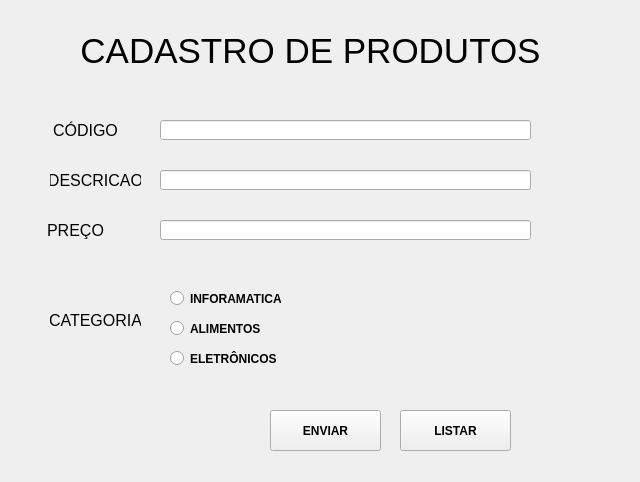
<?xml version="1.0" encoding="UTF-8"?>
<ui version="4.0">
 <class>Cadastro_Produtos</class>
 <widget class="QFrame" name="Cadastro_Produtos">
  <property name="geometry">
   <rect>
    <x>0</x>
    <y>0</y>
    <width>640</width>
    <height>482</height>
   </rect>
  </property>
  <property name="windowTitle">
   <string>Frame</string>
  </property>
  <widget class="QLabel" name="txtTitulo">
   <property name="geometry">
    <rect>
     <x>70</x>
     <y>10</y>
     <width>481</width>
     <height>81</height>
    </rect>
   </property>
   <property name="font">
    <font>
     <family>Arial</family>
     <pointsize>26</pointsize>
    </font>
   </property>
   <property name="text">
    <string>CADASTRO DE PRODUTOS</string>
   </property>
   <property name="alignment">
    <set>Qt::AlignCenter</set>
   </property>
  </widget>
  <widget class="QLabel" name="txtCodigo">
   <property name="geometry">
    <rect>
     <x>50</x>
     <y>120</y>
     <width>71</width>
     <height>21</height>
    </rect>
   </property>
   <property name="font">
    <font>
     <pointsize>12</pointsize>
    </font>
   </property>
   <property name="text">
    <string>CÓDIGO</string>
   </property>
   <property name="alignment">
    <set>Qt::AlignCenter</set>
   </property>
  </widget>
  <widget class="QLabel" name="txtDescricao">
   <property name="geometry">
    <rect>
     <x>50</x>
     <y>170</y>
     <width>91</width>
     <height>21</height>
    </rect>
   </property>
   <property name="font">
    <font>
     <pointsize>12</pointsize>
    </font>
   </property>
   <property name="text">
    <string>DESCRICAO</string>
   </property>
   <property name="alignment">
    <set>Qt::AlignCenter</set>
   </property>
  </widget>
  <widget class="QLabel" name="txtPreco">
   <property name="geometry">
    <rect>
     <x>40</x>
     <y>220</y>
     <width>71</width>
     <height>21</height>
    </rect>
   </property>
   <property name="font">
    <font>
     <pointsize>12</pointsize>
    </font>
   </property>
   <property name="text">
    <string>PREÇO</string>
   </property>
   <property name="alignment">
    <set>Qt::AlignCenter</set>
   </property>
  </widget>
  <widget class="QLabel" name="txtCategoria">
   <property name="geometry">
    <rect>
     <x>50</x>
     <y>310</y>
     <width>91</width>
     <height>21</height>
    </rect>
   </property>
   <property name="font">
    <font>
     <pointsize>12</pointsize>
    </font>
   </property>
   <property name="text">
    <string>CATEGORIA</string>
   </property>
   <property name="alignment">
    <set>Qt::AlignCenter</set>
   </property>
  </widget>
  <widget class="QLineEdit" name="lineCodigo">
   <property name="geometry">
    <rect>
     <x>160</x>
     <y>120</y>
     <width>371</width>
     <height>20</height>
    </rect>
   </property>
  </widget>
  <widget class="QLineEdit" name="lineDescricao">
   <property name="geometry">
    <rect>
     <x>160</x>
     <y>170</y>
     <width>371</width>
     <height>20</height>
    </rect>
   </property>
  </widget>
  <widget class="QLineEdit" name="linePreco">
   <property name="geometry">
    <rect>
     <x>160</x>
     <y>220</y>
     <width>371</width>
     <height>20</height>
    </rect>
   </property>
  </widget>
  <widget class="QPushButton" name="btnEnviar">
   <property name="geometry">
    <rect>
     <x>270</x>
     <y>410</y>
     <width>111</width>
     <height>41</height>
    </rect>
   </property>
   <property name="font">
    <font>
     <weight>75</weight>
     <bold>true</bold>
    </font>
   </property>
   <property name="text">
    <string>ENVIAR</string>
   </property>
  </widget>
  <widget class="QRadioButton" name="radioInformatica">
   <property name="geometry">
    <rect>
     <x>170</x>
     <y>290</y>
     <width>111</width>
     <height>17</height>
    </rect>
   </property>
   <property name="font">
    <font>
     <weight>75</weight>
     <bold>true</bold>
    </font>
   </property>
   <property name="text">
    <string>INFORAMATICA</string>
   </property>
   <property name="checkable">
    <bool>true</bool>
   </property>
   <property name="checked">
    <bool>false</bool>
   </property>
   <property name="autoExclusive">
    <bool>true</bool>
   </property>
   <attribute name="buttonGroup">
    <string notr="true">Categoria</string>
   </attribute>
  </widget>
  <widget class="QRadioButton" name="radioAlimentos">
   <property name="geometry">
    <rect>
     <x>170</x>
     <y>320</y>
     <width>111</width>
     <height>17</height>
    </rect>
   </property>
   <property name="font">
    <font>
     <weight>75</weight>
     <bold>true</bold>
    </font>
   </property>
   <property name="text">
    <string>ALIMENTOS</string>
   </property>
   <property name="checkable">
    <bool>true</bool>
   </property>
   <property name="checked">
    <bool>false</bool>
   </property>
   <property name="autoExclusive">
    <bool>true</bool>
   </property>
   <attribute name="buttonGroup">
    <string notr="true">Categoria</string>
   </attribute>
  </widget>
  <widget class="QRadioButton" name="radioEletronicos">
   <property name="geometry">
    <rect>
     <x>170</x>
     <y>350</y>
     <width>111</width>
     <height>17</height>
    </rect>
   </property>
   <property name="font">
    <font>
     <weight>75</weight>
     <bold>true</bold>
    </font>
   </property>
   <property name="text">
    <string>ELETRÔNICOS</string>
   </property>
   <property name="checkable">
    <bool>true</bool>
   </property>
   <property name="checked">
    <bool>false</bool>
   </property>
   <property name="autoExclusive">
    <bool>true</bool>
   </property>
   <attribute name="buttonGroup">
    <string notr="true">Categoria</string>
   </attribute>
  </widget>
  <widget class="QPushButton" name="btnListar">
   <property name="geometry">
    <rect>
     <x>400</x>
     <y>410</y>
     <width>111</width>
     <height>41</height>
    </rect>
   </property>
   <property name="font">
    <font>
     <weight>75</weight>
     <bold>true</bold>
    </font>
   </property>
   <property name="text">
    <string>LISTAR</string>
   </property>
  </widget>
 </widget>
 <resources/>
 <connections/>
 <buttongroups>
  <buttongroup name="Categoria"/>
 </buttongroups>
</ui>
